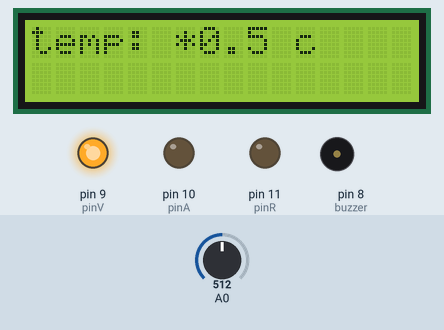
Simulated run of this sketch. Board: Arduino Uno, built with avr-gcc and run on an emulated ATmega328P. On the bench: 16×2 character LCD, output pins drawn as LEDs (lit = HIGH), buzzer (waves = sounding, pin HIGH). The inputs (shaded band) are chosen by the test bench; at power-on: A0 = 512.

Above: at 1.2 s.
1.3 s: A0 set to 716
At 3.3 s:
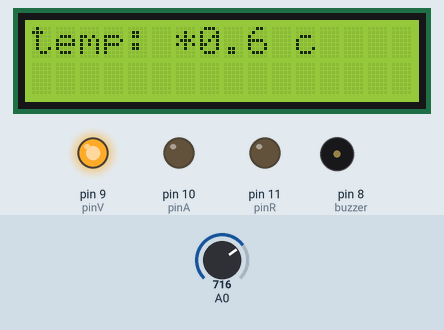
Timing chart, 0 to 4.8 s (numbered marks = the images above; inputs shaded):
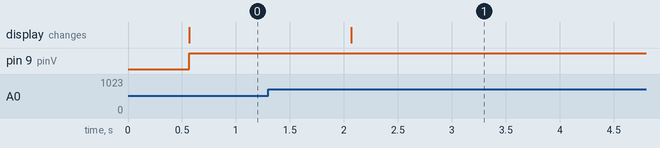

Measured:
- after the input at 1.3 s, the display: changes after 0.77 s (image 1)

The sketch:

sensor_tenperatura.ino
```cpp
#include <LiquidCrystal.h>
LiquidCrystal lcd(7 ,6 ,5 ,4 ,3 ,2 );

int SENSOR;
float SUMA;
float TEMPERATURA;

//buzzer
float buzzer;
int sonido;

//led rgb
int pinR = 11;
int pinA = 10;
int pinV = 9;


void setup() {
  lcd.begin(16,2);
  //Serial.begin(96000)
  pinMode(8, OUTPUT);//buzzer
  //led rgb
  pinMode(pinR, OUTPUT);
  pinMode(pinA, OUTPUT);
  pinMode(pinV, OUTPUT);
}

void loop() {
  SUMA=0;
  for(int i=0; i<5; i++){
  SENSOR = analogRead(A0);
  TEMPERATURA = ((SENSOR + 5000.0) / 1023) / 10;
    SUMA = TEMPERATURA + SUMA;
      delay(100);
  }

  Serial.println(SUMA/5.0, 1);
  lcd.setCursor(0,0);
  lcd.print("temp: *");
  lcd.print(SUMA/5.0,1);
  lcd.print(" c")


 ;if(SUMA > 40){
    //buzzer
    for(int x=0; x<180; x++){
    //se convierte de grados a radianes
      buzzer = (sin(x*(3.1412/180)));
      //se genera la fecuencia apartir del valor sin
      sonido = 2000 +(int(buzzer*1000));
      tone(8,sonido);


      //led rgb
      digitalWrite(pinR, OUTPUT);
      //analogoWrite(pinR,127);
      //analogoWrite(pinA,0);
      //analogoWrite(pinV,0);
      delay(1000);
    }
  }
  else if (SUMA >1   ){
  digitalWrite(pinV, OUTPUT);
   delay(1000);
  }
    else if (SUMA >1){
  digitalWrite(pinA, OUTPUT);
    delay(1000);
  }
}
```

vibration_sensor.ino
```cpp

```
